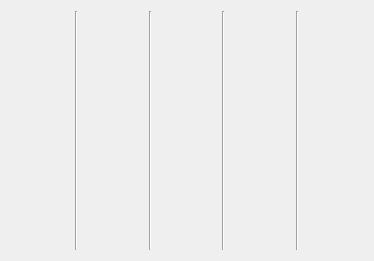
          <widget class="QWidget" name="scrollAreaWidgetContents_4">
           <property name="geometry">
            <rect>
             <x>0</x>
             <y>0</y>
             <width>374</width>
             <height>261</height>
            </rect>
           </property>
           <layout class="QHBoxLayout" name="horizontalLayout">
            <item>
             <widget class="QLabel" name="numero">
              <property name="palette">
               <palette>
                <active>
                 <colorrole role="WindowText">
                  <brush brushstyle="SolidPattern">
                   <color alpha="255">
                    <red>0</red>
                    <green>85</green>
                    <blue>0</blue>
                   </color>
                  </brush>
                 </colorrole>
                </active>
                <inactive>
                 <colorrole role="WindowText">
                  <brush brushstyle="SolidPattern">
                   <color alpha="255">
                    <red>0</red>
                    <green>85</green>
                    <blue>0</blue>
                   </color>
                  </brush>
                 </colorrole>
                </inactive>
                <disabled>
                 <colorrole role="WindowText">
                  <brush brushstyle="SolidPattern">
                   <color alpha="255">
                    <red>120</red>
                    <green>120</green>
                    <blue>120</blue>
                   </color>
                  </brush>
                 </colorrole>
                </disabled>
               </palette>
              </property>
              <property name="text">
               <string/>
              </property>
              <property name="alignment">
               <set>Qt::AlignLeading|Qt::AlignLeft|Qt::AlignTop</set>
              </property>
             </widget>
            </item>
            <item>
             <widget class="Line" name="line_2">
              <property name="orientation">
               <enum>Qt::Vertical</enum>
              </property>
             </widget>
            </item>
            <item>
             <widget class="QLabel" name="nome">
              <property name="palette">
               <palette>
                <active>
                 <colorrole role="WindowText">
                  <brush brushstyle="SolidPattern">
                   <color alpha="255">
                    <red>0</red>
                    <green>0</green>
                    <blue>127</blue>
                   </color>
                  </brush>
                 </colorrole>
                </active>
                <inactive>
                 <colorrole role="WindowText">
                  <brush brushstyle="SolidPattern">
                   <color alpha="255">
                    <red>0</red>
                    <green>0</green>
                    <blue>127</blue>
                   </color>
                  </brush>
                 </colorrole>
                </inactive>
                <disabled>
                 <colorrole role="WindowText">
                  <brush brushstyle="SolidPattern">
                   <color alpha="255">
                    <red>120</red>
                    <green>120</green>
                    <blue>120</blue>
                   </color>
                  </brush>
                 </colorrole>
                </disabled>
               </palette>
              </property>
              <property name="text">
               <string/>
              </property>
              <property name="alignment">
               <set>Qt::AlignLeading|Qt::AlignLeft|Qt::AlignTop</set>
              </property>
             </widget>
            </item>
            <item>
             <widget class="Line" name="line_3">
              <property name="orientation">
               <enum>Qt::Vertical</enum>
              </property>
             </widget>
            </item>
            <item>
             <widget class="QLabel" name="tipo">
              <property name="palette">
               <palette>
                <active>
                 <colorrole role="WindowText">
                  <brush brushstyle="SolidPattern">
                   <color alpha="255">
                    <red>85</red>
                    <green>0</green>
                    <blue>0</blue>
                   </color>
                  </brush>
                 </colorrole>
                </active>
                <inactive>
                 <colorrole role="WindowText">
                  <brush brushstyle="SolidPattern">
                   <color alpha="255">
                    <red>85</red>
                    <green>0</green>
                    <blue>0</blue>
                   </color>
                  </brush>
                 </colorrole>
                </inactive>
                <disabled>
                 <colorrole role="WindowText">
                  <brush brushstyle="SolidPattern">
                   <color alpha="255">
                    <red>120</red>
                    <green>120</green>
                    <blue>120</blue>
                   </color>
                  </brush>
                 </colorrole>
                </disabled>
               </palette>
              </property>
              <property name="text">
               <string/>
              </property>
              <property name="alignment">
               <set>Qt::AlignLeading|Qt::AlignLeft|Qt::AlignTop</set>
              </property>
             </widget>
            </item>
            <item>
             <widget class="Line" name="line_4">
              <property name="orientation">
               <enum>Qt::Vertical</enum>
              </property>
             </widget>
            </item>
            <item>
             <widget class="QLabel" name="categoria">
              <property name="palette">
               <palette>
                <active>
                 <colorrole role="WindowText">
                  <brush brushstyle="SolidPattern">
                   <color alpha="255">
                    <red>85</red>
                    <green>0</green>
                    <blue>127</blue>
                   </color>
                  </brush>
                 </colorrole>
                </active>
                <inactive>
                 <colorrole role="WindowText">
                  <brush brushstyle="SolidPattern">
                   <color alpha="255">
                    <red>85</red>
                    <green>0</green>
                    <blue>127</blue>
                   </color>
                  </brush>
                 </colorrole>
                </inactive>
                <disabled>
                 <colorrole role="WindowText">
                  <brush brushstyle="SolidPattern">
                   <color alpha="255">
                    <red>120</red>
                    <green>120</green>
                    <blue>120</blue>
                   </color>
                  </brush>
                 </colorrole>
                </disabled>
               </palette>
              </property>
              <property name="text">
               <string/>
              </property>
              <property name="alignment">
               <set>Qt::AlignLeading|Qt::AlignLeft|Qt::AlignTop</set>
              </property>
             </widget>
            </item>
            <item>
             <widget class="Line" name="line_5">
              <property name="orientation">
               <enum>Qt::Vertical</enum>
              </property>
             </widget>
            </item>
            <item>
             <widget class="QLabel" name="numeroLinha">
              <property name="text">
               <string/>
              </property>
              <property name="alignment">
               <set>Qt::AlignLeading|Qt::AlignLeft|Qt::AlignTop</set>
              </property>
             </widget>
            </item>
           </layout>
          </widget>
